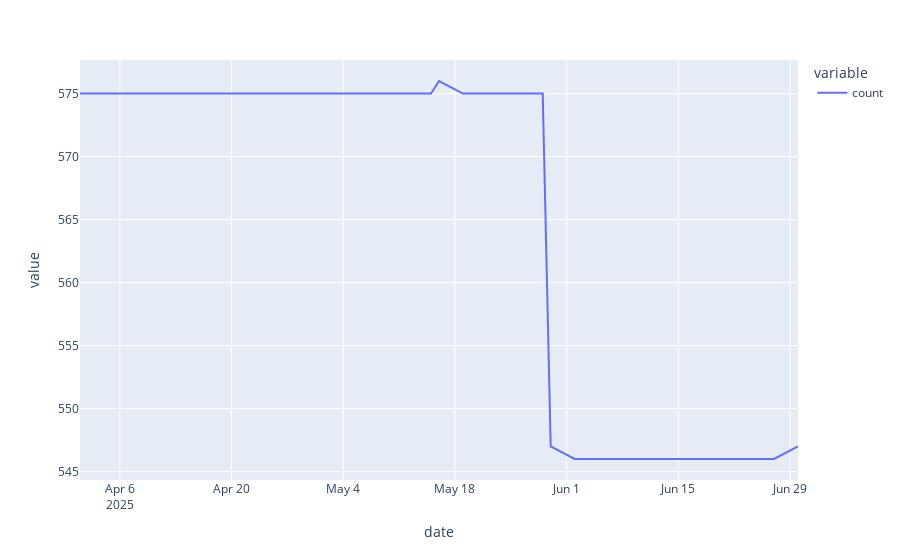

The notebook cell this image was saved under:
### Code cell
t.value_counts('date').sort_index().plot()

### Figure 1 — Plotly figure (JSON) as saved in the notebook; plotly's stock layout.template omitted (floating-point values rounded to 4 significant figures)
{"data": [{"hovertemplate": "variable=count<br>date=%{x}<br>value=%{y}<extra></extra>", "legendgroup": "count", "line": {"color": "#636efa", "dash": "solid"}, "marker": {"symbol": "circle"}, "mode": "lines", "name": "count", "orientation": "v", "showlegend": true, "type": "scatter", "x": ["2025-04-01", "2025-04-02", "2025-04-03", "2025-04-04", "2025-04-07", "2025-04-08", "2025-04-09", "2025-04-10", "2025-04-11", "2025-04-14", "2025-04-15", "2025-04-16", "2025-04-17", "2025-04-21", "2025-04-22", "2025-04-23", "2025-04-24", "2025-04-25", "2025-04-28", "2025-04-29", "2025-04-30", "2025-05-01", "2025-05-02", "2025-05-05", "2025-05-06", "2025-05-07", "2025-05-08", "2025-05-09", "2025-05-12", "2025-05-13", "2025-05-14", "2025-05-15", "2025-05-16", "2025-05-19", "2025-05-20", "2025-05-21", "2025-05-22", "2025-05-23", "2025-05-27", "2025-05-28", "2025-05-29", "2025-05-30", "2025-06-02", "2025-06-03", "2025-06-04", "2025-06-05", "2025-06-06", "2025-06-09", "2025-06-10", "2025-06-11", "2025-06-12", "2025-06-13", "2025-06-16", "2025-06-17", "2025-06-18", "2025-06-20", "2025-06-23", "2025-06-24", "2025-06-25", "2025-06-26", "2025-06-27", "2025-06-30"], "xaxis": "x", "y": [575, 575, 575, 575, 575, 575, 575, 575, 575, 575, 575, 575, 575, 575, 575, 575, 575, 575, 575, 575, 575, 575, 575, 575, 575, 575, 575, 575, 575, 575, 575, 575, 576, 575, 575, 575, 575, 575, 575, 575, 575, 547, 546, 546, 546, 546, 546, 546, 546, 546, 546, 546, 546, 546, 546, 546, 546, 546, 546, 546, 546, 547], "yaxis": "y"}], "layout": {"legend": {"title": {"text": "variable"}, "tracegroupgap": 0}, "margin": {"t": 60}, "xaxis": {"anchor": "y", "domain": [0, 1], "title": {"text": "date"}}, "yaxis": {"anchor": "x", "domain": [0, 1], "title": {"text": "value"}}}}
